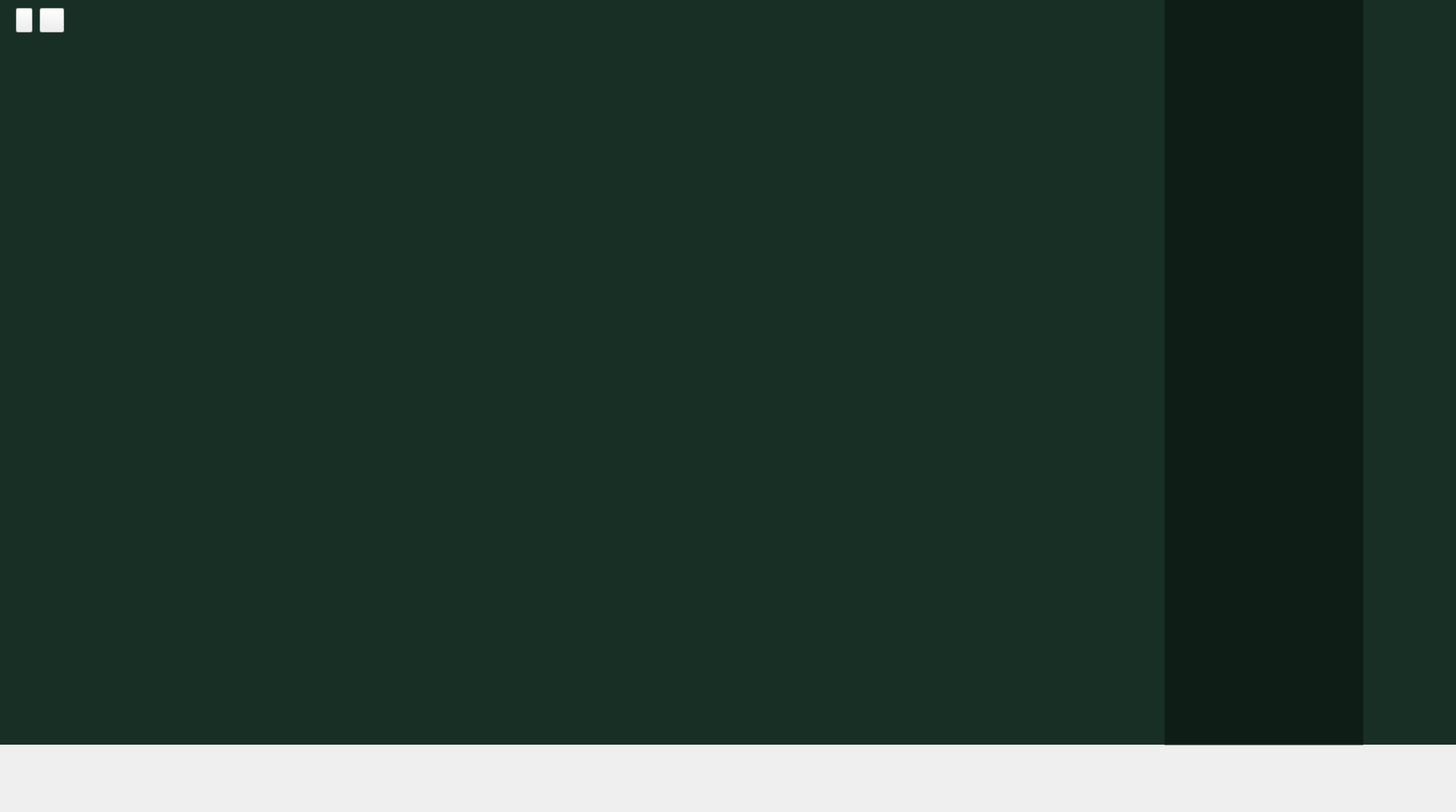
<?xml version="1.0" encoding="UTF-8"?>
<ui version="4.0">
 <class>boardForm</class>
 <widget class="QWidget" name="boardForm">
  <property name="geometry">
   <rect>
    <x>0</x>
    <y>0</y>
    <width>1838</width>
    <height>1025</height>
   </rect>
  </property>
  <property name="windowTitle">
   <string>Form</string>
  </property>
  <widget class="QLabel" name="backgroundDark">
   <property name="geometry">
    <rect>
     <x>0</x>
     <y>0</y>
     <width>1850</width>
     <height>940</height>
    </rect>
   </property>
   <property name="styleSheet">
    <string notr="true">background-color: rgb(24, 47, 38);</string>
   </property>
   <property name="text">
    <string/>
   </property>
  </widget>
  <widget class="QPushButton" name="standButton">
   <property name="geometry">
    <rect>
     <x>1510</x>
     <y>520</y>
     <width>161</width>
     <height>61</height>
    </rect>
   </property>
   <property name="styleSheet">
    <string notr="true">image: url(:/images/stand.png);
border: 0px;</string>
   </property>
   <property name="text">
    <string/>
   </property>
  </widget>
  <widget class="QLabel" name="timeLeftIcon">
   <property name="geometry">
    <rect>
     <x>1500</x>
     <y>160</y>
     <width>201</width>
     <height>71</height>
    </rect>
   </property>
   <property name="styleSheet">
    <string notr="true">image: url(:/images/timeLeft.png);</string>
   </property>
   <property name="text">
    <string/>
   </property>
  </widget>
  <widget class="QPushButton" name="hitButton">
   <property name="geometry">
    <rect>
     <x>1510</x>
     <y>430</y>
     <width>161</width>
     <height>61</height>
    </rect>
   </property>
   <property name="styleSheet">
    <string notr="true">image: url(:/images/hit.png);
border: 0px;</string>
   </property>
   <property name="text">
    <string/>
   </property>
  </widget>
  <widget class="QLabel" name="playerOneCard_1">
   <property name="geometry">
    <rect>
     <x>320</x>
     <y>160</y>
     <width>131</width>
     <height>171</height>
    </rect>
   </property>
   <property name="styleSheet">
    <string notr="true">image: url(:/images/2_of_clubs.png);</string>
   </property>
   <property name="text">
    <string/>
   </property>
  </widget>
  <widget class="QLabel" name="playerOneLabel">
   <property name="geometry">
    <rect>
     <x>330</x>
     <y>100</y>
     <width>271</width>
     <height>31</height>
    </rect>
   </property>
   <property name="font">
    <font>
     <pointsize>11</pointsize>
     <bold>true</bold>
    </font>
   </property>
   <property name="styleSheet">
    <string notr="true">color: rgb(255, 85, 0);</string>
   </property>
   <property name="text">
    <string/>
   </property>
   <property name="alignment">
    <set>Qt::AlignLeading|Qt::AlignLeft|Qt::AlignVCenter</set>
   </property>
  </widget>
  <widget class="QLabel" name="coinsIcon">
   <property name="geometry">
    <rect>
     <x>710</x>
     <y>750</y>
     <width>71</width>
     <height>81</height>
    </rect>
   </property>
   <property name="styleSheet">
    <string notr="true">image: url(:/images/coins.png);</string>
   </property>
   <property name="text">
    <string/>
   </property>
  </widget>
  <widget class="QLabel" name="walletIcon">
   <property name="geometry">
    <rect>
     <x>1490</x>
     <y>820</y>
     <width>51</width>
     <height>51</height>
    </rect>
   </property>
   <property name="styleSheet">
    <string notr="true">image: url(:/images/wallet.png);</string>
   </property>
   <property name="text">
    <string/>
   </property>
  </widget>
  <widget class="QLabel" name="menuStripe">
   <property name="geometry">
    <rect>
     <x>1470</x>
     <y>0</y>
     <width>251</width>
     <height>941</height>
    </rect>
   </property>
   <property name="styleSheet">
    <string notr="true">background-color:rgba(0, 0, 0, 100);</string>
   </property>
   <property name="text">
    <string/>
   </property>
  </widget>
  <widget class="QLabel" name="logoLabel">
   <property name="geometry">
    <rect>
     <x>1560</x>
     <y>30</y>
     <width>81</width>
     <height>91</height>
    </rect>
   </property>
   <property name="styleSheet">
    <string notr="true">image: url(:/images/logoCards.png);</string>
   </property>
   <property name="text">
    <string/>
   </property>
  </widget>
  <widget class="QLabel" name="balanceText">
   <property name="geometry">
    <rect>
     <x>1540</x>
     <y>830</y>
     <width>161</width>
     <height>41</height>
    </rect>
   </property>
   <property name="styleSheet">
    <string notr="true">image: url(:/images/balance.png);</string>
   </property>
   <property name="text">
    <string/>
   </property>
  </widget>
  <widget class="QLabel" name="toWinLabel">
   <property name="geometry">
    <rect>
     <x>650</x>
     <y>824</y>
     <width>191</width>
     <height>81</height>
    </rect>
   </property>
   <property name="styleSheet">
    <string notr="true">image: url(:/images/PRAJZ.png);</string>
   </property>
   <property name="text">
    <string/>
   </property>
  </widget>
  <widget class="QLabel" name="balanceLabel">
   <property name="geometry">
    <rect>
     <x>1470</x>
     <y>880</y>
     <width>241</width>
     <height>31</height>
    </rect>
   </property>
   <property name="font">
    <font>
     <pointsize>13</pointsize>
     <bold>true</bold>
    </font>
   </property>
   <property name="styleSheet">
    <string notr="true">color: rgb(223, 175, 0);</string>
   </property>
   <property name="text">
    <string/>
   </property>
   <property name="alignment">
    <set>Qt::AlignCenter</set>
   </property>
  </widget>
  <widget class="QLabel" name="timerLabel">
   <property name="geometry">
    <rect>
     <x>1480</x>
     <y>230</y>
     <width>231</width>
     <height>61</height>
    </rect>
   </property>
   <property name="font">
    <font>
     <pointsize>27</pointsize>
     <bold>true</bold>
    </font>
   </property>
   <property name="styleSheet">
    <string notr="true">color: rgb(255, 170, 0);</string>
   </property>
   <property name="text">
    <string/>
   </property>
   <property name="alignment">
    <set>Qt::AlignCenter</set>
   </property>
  </widget>
  <widget class="QLabel" name="prizeLabel">
   <property name="geometry">
    <rect>
     <x>650</x>
     <y>860</y>
     <width>191</width>
     <height>31</height>
    </rect>
   </property>
   <property name="font">
    <font>
     <pointsize>24</pointsize>
     <bold>true</bold>
    </font>
   </property>
   <property name="styleSheet">
    <string notr="true">color: rgb(255, 60, 11);</string>
   </property>
   <property name="text">
    <string/>
   </property>
   <property name="alignment">
    <set>Qt::AlignCenter</set>
   </property>
  </widget>
  <widget class="QLabel" name="playerTwoLabel">
   <property name="geometry">
    <rect>
     <x>330</x>
     <y>430</y>
     <width>271</width>
     <height>31</height>
    </rect>
   </property>
   <property name="font">
    <font>
     <pointsize>11</pointsize>
     <bold>true</bold>
    </font>
   </property>
   <property name="styleSheet">
    <string notr="true">color: rgb(255, 85, 0);</string>
   </property>
   <property name="text">
    <string/>
   </property>
   <property name="alignment">
    <set>Qt::AlignLeading|Qt::AlignLeft|Qt::AlignVCenter</set>
   </property>
  </widget>
  <widget class="QLabel" name="playerThreeCard_1">
   <property name="geometry">
    <rect>
     <x>830</x>
     <y>160</y>
     <width>131</width>
     <height>171</height>
    </rect>
   </property>
   <property name="styleSheet">
    <string notr="true">image: url(:/images/2_of_clubs.png);</string>
   </property>
   <property name="text">
    <string/>
   </property>
  </widget>
  <widget class="QLabel" name="playerThreeLabel">
   <property name="geometry">
    <rect>
     <x>840</x>
     <y>100</y>
     <width>321</width>
     <height>31</height>
    </rect>
   </property>
   <property name="font">
    <font>
     <pointsize>11</pointsize>
     <bold>true</bold>
    </font>
   </property>
   <property name="styleSheet">
    <string notr="true">color: rgb(255, 85, 0);</string>
   </property>
   <property name="text">
    <string/>
   </property>
   <property name="alignment">
    <set>Qt::AlignLeading|Qt::AlignLeft|Qt::AlignVCenter</set>
   </property>
  </widget>
  <widget class="QLabel" name="playerFourLabel">
   <property name="geometry">
    <rect>
     <x>840</x>
     <y>430</y>
     <width>301</width>
     <height>31</height>
    </rect>
   </property>
   <property name="font">
    <font>
     <pointsize>11</pointsize>
     <bold>true</bold>
    </font>
   </property>
   <property name="styleSheet">
    <string notr="true">color: rgb(255, 85, 0);</string>
   </property>
   <property name="text">
    <string/>
   </property>
   <property name="alignment">
    <set>Qt::AlignLeading|Qt::AlignLeft|Qt::AlignVCenter</set>
   </property>
  </widget>
  <widget class="QLabel" name="playerTwoCard_1">
   <property name="geometry">
    <rect>
     <x>320</x>
     <y>490</y>
     <width>131</width>
     <height>171</height>
    </rect>
   </property>
   <property name="styleSheet">
    <string notr="true">image: url(:/images/2_of_clubs.png);</string>
   </property>
   <property name="text">
    <string/>
   </property>
  </widget>
  <widget class="QLabel" name="playerOneCard_2">
   <property name="geometry">
    <rect>
     <x>350</x>
     <y>160</y>
     <width>131</width>
     <height>171</height>
    </rect>
   </property>
   <property name="styleSheet">
    <string notr="true">image: url(:/images/2_of_clubs.png);</string>
   </property>
   <property name="text">
    <string/>
   </property>
  </widget>
  <widget class="QLabel" name="playerOneCard_3">
   <property name="geometry">
    <rect>
     <x>380</x>
     <y>160</y>
     <width>131</width>
     <height>171</height>
    </rect>
   </property>
   <property name="styleSheet">
    <string notr="true">image: url(:/images/2_of_clubs.png);</string>
   </property>
   <property name="text">
    <string/>
   </property>
  </widget>
  <widget class="QLabel" name="playerOneCard_4">
   <property name="geometry">
    <rect>
     <x>410</x>
     <y>160</y>
     <width>131</width>
     <height>171</height>
    </rect>
   </property>
   <property name="styleSheet">
    <string notr="true">image: url(:/images/2_of_clubs.png);</string>
   </property>
   <property name="text">
    <string/>
   </property>
  </widget>
  <widget class="QLabel" name="playerOneCard_5">
   <property name="geometry">
    <rect>
     <x>440</x>
     <y>160</y>
     <width>131</width>
     <height>171</height>
    </rect>
   </property>
   <property name="styleSheet">
    <string notr="true">image: url(:/images/2_of_clubs.png);</string>
   </property>
   <property name="text">
    <string/>
   </property>
  </widget>
  <widget class="QLabel" name="playerOneCard_6">
   <property name="geometry">
    <rect>
     <x>470</x>
     <y>160</y>
     <width>131</width>
     <height>171</height>
    </rect>
   </property>
   <property name="styleSheet">
    <string notr="true">image: url(:/images/2_of_clubs.png);</string>
   </property>
   <property name="text">
    <string/>
   </property>
  </widget>
  <widget class="QLabel" name="playerOneCard_7">
   <property name="geometry">
    <rect>
     <x>500</x>
     <y>160</y>
     <width>131</width>
     <height>171</height>
    </rect>
   </property>
   <property name="styleSheet">
    <string notr="true">image: url(:/images/2_of_clubs.png);</string>
   </property>
   <property name="text">
    <string/>
   </property>
  </widget>
  <widget class="QLabel" name="playerOneCard_8">
   <property name="geometry">
    <rect>
     <x>530</x>
     <y>160</y>
     <width>131</width>
     <height>171</height>
    </rect>
   </property>
   <property name="styleSheet">
    <string notr="true">image: url(:/images/2_of_clubs.png);</string>
   </property>
   <property name="text">
    <string/>
   </property>
  </widget>
  <widget class="QLabel" name="playerOneCard_9">
   <property name="geometry">
    <rect>
     <x>560</x>
     <y>160</y>
     <width>131</width>
     <height>171</height>
    </rect>
   </property>
   <property name="styleSheet">
    <string notr="true">image: url(:/images/2_of_clubs.png);</string>
   </property>
   <property name="text">
    <string/>
   </property>
  </widget>
  <widget class="QLabel" name="playerOneCard_10">
   <property name="geometry">
    <rect>
     <x>590</x>
     <y>160</y>
     <width>131</width>
     <height>171</height>
    </rect>
   </property>
   <property name="styleSheet">
    <string notr="true">image: url(:/images/2_of_clubs.png);</string>
   </property>
   <property name="text">
    <string/>
   </property>
  </widget>
  <widget class="QLabel" name="playerTwoCard_2">
   <property name="geometry">
    <rect>
     <x>350</x>
     <y>490</y>
     <width>131</width>
     <height>171</height>
    </rect>
   </property>
   <property name="styleSheet">
    <string notr="true">image: url(:/images/2_of_clubs.png);</string>
   </property>
   <property name="text">
    <string/>
   </property>
  </widget>
  <widget class="QLabel" name="playerTwoCard_3">
   <property name="geometry">
    <rect>
     <x>380</x>
     <y>490</y>
     <width>131</width>
     <height>171</height>
    </rect>
   </property>
   <property name="styleSheet">
    <string notr="true">image: url(:/images/2_of_clubs.png);</string>
   </property>
   <property name="text">
    <string/>
   </property>
  </widget>
  <widget class="QLabel" name="playerTwoCard_4">
   <property name="geometry">
    <rect>
     <x>410</x>
     <y>490</y>
     <width>131</width>
     <height>171</height>
    </rect>
   </property>
   <property name="styleSheet">
    <string notr="true">image: url(:/images/2_of_clubs.png);</string>
   </property>
   <property name="text">
    <string/>
   </property>
  </widget>
  <widget class="QLabel" name="playerTwoCard_5">
   <property name="geometry">
    <rect>
     <x>440</x>
     <y>490</y>
     <width>131</width>
     <height>171</height>
    </rect>
   </property>
   <property name="styleSheet">
    <string notr="true">image: url(:/images/2_of_clubs.png);</string>
   </property>
   <property name="text">
    <string/>
   </property>
  </widget>
  <widget class="QLabel" name="playerTwoCard_6">
   <property name="geometry">
    <rect>
     <x>470</x>
     <y>490</y>
     <width>131</width>
     <height>171</height>
    </rect>
   </property>
   <property name="styleSheet">
    <string notr="true">image: url(:/images/2_of_clubs.png);</string>
   </property>
   <property name="text">
    <string/>
   </property>
  </widget>
  <widget class="QLabel" name="playerTwoCard_7">
   <property name="geometry">
    <rect>
     <x>500</x>
     <y>490</y>
     <width>131</width>
     <height>171</height>
    </rect>
   </property>
   <property name="styleSheet">
    <string notr="true">image: url(:/images/2_of_clubs.png);</string>
   </property>
   <property name="text">
    <string/>
   </property>
  </widget>
  <widget class="QLabel" name="playerTwoCard_8">
   <property name="geometry">
    <rect>
     <x>530</x>
     <y>490</y>
     <width>131</width>
     <height>171</height>
    </rect>
   </property>
   <property name="styleSheet">
    <string notr="true">image: url(:/images/2_of_clubs.png);</string>
   </property>
   <property name="text">
    <string/>
   </property>
  </widget>
  <widget class="QLabel" name="playerTwoCard_9">
   <property name="geometry">
    <rect>
     <x>560</x>
     <y>490</y>
     <width>131</width>
     <height>171</height>
    </rect>
   </property>
   <property name="styleSheet">
    <string notr="true">image: url(:/images/2_of_clubs.png);</string>
   </property>
   <property name="text">
    <string/>
   </property>
  </widget>
  <widget class="QLabel" name="playerTwoCard_10">
   <property name="geometry">
    <rect>
     <x>590</x>
     <y>490</y>
     <width>131</width>
     <height>171</height>
    </rect>
   </property>
   <property name="styleSheet">
    <string notr="true">image: url(:/images/2_of_clubs.png);</string>
   </property>
   <property name="text">
    <string/>
   </property>
  </widget>
  <widget class="QLabel" name="playerThreeCard_2">
   <property name="geometry">
    <rect>
     <x>860</x>
     <y>160</y>
     <width>131</width>
     <height>171</height>
    </rect>
   </property>
   <property name="styleSheet">
    <string notr="true">image: url(:/images/2_of_clubs.png);</string>
   </property>
   <property name="text">
    <string/>
   </property>
  </widget>
  <widget class="QLabel" name="playerThreeCard_3">
   <property name="geometry">
    <rect>
     <x>890</x>
     <y>160</y>
     <width>131</width>
     <height>171</height>
    </rect>
   </property>
   <property name="styleSheet">
    <string notr="true">image: url(:/images/2_of_clubs.png);</string>
   </property>
   <property name="text">
    <string/>
   </property>
  </widget>
  <widget class="QLabel" name="playerThreeCard_4">
   <property name="geometry">
    <rect>
     <x>920</x>
     <y>160</y>
     <width>131</width>
     <height>171</height>
    </rect>
   </property>
   <property name="styleSheet">
    <string notr="true">image: url(:/images/2_of_clubs.png);</string>
   </property>
   <property name="text">
    <string/>
   </property>
  </widget>
  <widget class="QLabel" name="playerThreeCard_5">
   <property name="geometry">
    <rect>
     <x>950</x>
     <y>160</y>
     <width>131</width>
     <height>171</height>
    </rect>
   </property>
   <property name="styleSheet">
    <string notr="true">image: url(:/images/2_of_clubs.png);</string>
   </property>
   <property name="text">
    <string/>
   </property>
  </widget>
  <widget class="QLabel" name="playerThreeCard_6">
   <property name="geometry">
    <rect>
     <x>980</x>
     <y>160</y>
     <width>131</width>
     <height>171</height>
    </rect>
   </property>
   <property name="styleSheet">
    <string notr="true">image: url(:/images/2_of_clubs.png);</string>
   </property>
   <property name="text">
    <string/>
   </property>
  </widget>
  <widget class="QLabel" name="playerThreeCard_7">
   <property name="geometry">
    <rect>
     <x>1010</x>
     <y>160</y>
     <width>131</width>
     <height>171</height>
    </rect>
   </property>
   <property name="styleSheet">
    <string notr="true">image: url(:/images/2_of_clubs.png);</string>
   </property>
   <property name="text">
    <string/>
   </property>
  </widget>
  <widget class="QLabel" name="playerThreeCard_8">
   <property name="geometry">
    <rect>
     <x>1040</x>
     <y>160</y>
     <width>131</width>
     <height>171</height>
    </rect>
   </property>
   <property name="styleSheet">
    <string notr="true">image: url(:/images/2_of_clubs.png);</string>
   </property>
   <property name="text">
    <string/>
   </property>
  </widget>
  <widget class="QLabel" name="playerThreeCard_9">
   <property name="geometry">
    <rect>
     <x>1070</x>
     <y>160</y>
     <width>131</width>
     <height>171</height>
    </rect>
   </property>
   <property name="styleSheet">
    <string notr="true">image: url(:/images/2_of_clubs.png);</string>
   </property>
   <property name="text">
    <string/>
   </property>
  </widget>
  <widget class="QLabel" name="playerThreeCard_10">
   <property name="geometry">
    <rect>
     <x>1100</x>
     <y>160</y>
     <width>131</width>
     <height>171</height>
    </rect>
   </property>
   <property name="styleSheet">
    <string notr="true">image: url(:/images/2_of_clubs.png);</string>
   </property>
   <property name="text">
    <string/>
   </property>
  </widget>
  <widget class="QLabel" name="playerFourCard_1">
   <property name="geometry">
    <rect>
     <x>830</x>
     <y>490</y>
     <width>131</width>
     <height>171</height>
    </rect>
   </property>
   <property name="styleSheet">
    <string notr="true">image: url(:/images/2_of_clubs.png);</string>
   </property>
   <property name="text">
    <string/>
   </property>
  </widget>
  <widget class="QLabel" name="playerFourCard_2">
   <property name="geometry">
    <rect>
     <x>860</x>
     <y>490</y>
     <width>131</width>
     <height>171</height>
    </rect>
   </property>
   <property name="styleSheet">
    <string notr="true">image: url(:/images/2_of_clubs.png);</string>
   </property>
   <property name="text">
    <string/>
   </property>
  </widget>
  <widget class="QLabel" name="playerFourCard_3">
   <property name="geometry">
    <rect>
     <x>890</x>
     <y>490</y>
     <width>131</width>
     <height>171</height>
    </rect>
   </property>
   <property name="styleSheet">
    <string notr="true">image: url(:/images/2_of_clubs.png);</string>
   </property>
   <property name="text">
    <string/>
   </property>
  </widget>
  <widget class="QLabel" name="playerFourCard_4">
   <property name="geometry">
    <rect>
     <x>920</x>
     <y>490</y>
     <width>131</width>
     <height>171</height>
    </rect>
   </property>
   <property name="styleSheet">
    <string notr="true">image: url(:/images/2_of_clubs.png);</string>
   </property>
   <property name="text">
    <string/>
   </property>
  </widget>
  <widget class="QLabel" name="playerFourCard_5">
   <property name="geometry">
    <rect>
     <x>950</x>
     <y>490</y>
     <width>131</width>
     <height>171</height>
    </rect>
   </property>
   <property name="styleSheet">
    <string notr="true">image: url(:/images/2_of_clubs.png);</string>
   </property>
   <property name="text">
    <string/>
   </property>
  </widget>
  <widget class="QLabel" name="playerFourCard_6">
   <property name="geometry">
    <rect>
     <x>980</x>
     <y>490</y>
     <width>131</width>
     <height>171</height>
    </rect>
   </property>
   <property name="styleSheet">
    <string notr="true">image: url(:/images/2_of_clubs.png);</string>
   </property>
   <property name="text">
    <string/>
   </property>
  </widget>
  <widget class="QLabel" name="playerFourCard_7">
   <property name="geometry">
    <rect>
     <x>1010</x>
     <y>490</y>
     <width>131</width>
     <height>171</height>
    </rect>
   </property>
   <property name="styleSheet">
    <string notr="true">image: url(:/images/2_of_clubs.png);</string>
   </property>
   <property name="text">
    <string/>
   </property>
  </widget>
  <widget class="QLabel" name="playerFourCard_8">
   <property name="geometry">
    <rect>
     <x>1040</x>
     <y>490</y>
     <width>131</width>
     <height>171</height>
    </rect>
   </property>
   <property name="styleSheet">
    <string notr="true">image: url(:/images/2_of_clubs.png);</string>
   </property>
   <property name="text">
    <string/>
   </property>
  </widget>
  <widget class="QLabel" name="playerFourCard_9">
   <property name="geometry">
    <rect>
     <x>1070</x>
     <y>490</y>
     <width>131</width>
     <height>171</height>
    </rect>
   </property>
   <property name="styleSheet">
    <string notr="true">image: url(:/images/2_of_clubs.png);</string>
   </property>
   <property name="text">
    <string/>
   </property>
  </widget>
  <widget class="QLabel" name="playerFourCard_10">
   <property name="geometry">
    <rect>
     <x>1100</x>
     <y>490</y>
     <width>131</width>
     <height>171</height>
    </rect>
   </property>
   <property name="styleSheet">
    <string notr="true">image: url(:/images/2_of_clubs.png);</string>
   </property>
   <property name="text">
    <string/>
   </property>
  </widget>
  <widget class="QLabel" name="returnIcon">
   <property name="geometry">
    <rect>
     <x>50</x>
     <y>10</y>
     <width>31</width>
     <height>31</height>
    </rect>
   </property>
   <property name="styleSheet">
    <string notr="true">border-image: url(:/images/return.png);</string>
   </property>
   <property name="text">
    <string/>
   </property>
  </widget>
  <widget class="QPushButton" name="returnButton">
   <property name="geometry">
    <rect>
     <x>50</x>
     <y>10</y>
     <width>31</width>
     <height>31</height>
    </rect>
   </property>
   <property name="styleSheet">
    <string notr="true">QPushButton { background-color: transparent; border: 0px };</string>
   </property>
   <property name="text">
    <string/>
   </property>
  </widget>
  <widget class="QLabel" name="closeLabel">
   <property name="geometry">
    <rect>
     <x>20</x>
     <y>4</y>
     <width>21</width>
     <height>41</height>
    </rect>
   </property>
   <property name="font">
    <font>
     <pointsize>24</pointsize>
     <bold>true</bold>
    </font>
   </property>
   <property name="styleSheet">
    <string notr="true">color: rgb(255, 170, 0);</string>
   </property>
   <property name="text">
    <string>X</string>
   </property>
  </widget>
  <widget class="QPushButton" name="closeButton">
   <property name="geometry">
    <rect>
     <x>20</x>
     <y>10</y>
     <width>21</width>
     <height>31</height>
    </rect>
   </property>
   <property name="styleSheet">
    <string notr="true">QPushButton { background-color: transparent; border: 0px };</string>
   </property>
   <property name="text">
    <string/>
   </property>
  </widget>
  <zorder>backgroundDark</zorder>
  <zorder>playerOneCard_1</zorder>
  <zorder>playerOneLabel</zorder>
  <zorder>menuStripe</zorder>
  <zorder>timeLeftIcon</zorder>
  <zorder>hitButton</zorder>
  <zorder>standButton</zorder>
  <zorder>walletIcon</zorder>
  <zorder>logoLabel</zorder>
  <zorder>balanceText</zorder>
  <zorder>balanceLabel</zorder>
  <zorder>timerLabel</zorder>
  <zorder>toWinLabel</zorder>
  <zorder>coinsIcon</zorder>
  <zorder>prizeLabel</zorder>
  <zorder>playerTwoLabel</zorder>
  <zorder>playerThreeCard_1</zorder>
  <zorder>playerThreeLabel</zorder>
  <zorder>playerFourLabel</zorder>
  <zorder>playerTwoCard_1</zorder>
  <zorder>playerOneCard_2</zorder>
  <zorder>playerOneCard_3</zorder>
  <zorder>playerOneCard_4</zorder>
  <zorder>playerOneCard_5</zorder>
  <zorder>playerOneCard_6</zorder>
  <zorder>playerOneCard_7</zorder>
  <zorder>playerOneCard_8</zorder>
  <zorder>playerOneCard_9</zorder>
  <zorder>playerOneCard_10</zorder>
  <zorder>playerTwoCard_2</zorder>
  <zorder>playerTwoCard_3</zorder>
  <zorder>playerTwoCard_4</zorder>
  <zorder>playerTwoCard_5</zorder>
  <zorder>playerTwoCard_6</zorder>
  <zorder>playerTwoCard_7</zorder>
  <zorder>playerTwoCard_8</zorder>
  <zorder>playerTwoCard_9</zorder>
  <zorder>playerTwoCard_10</zorder>
  <zorder>playerThreeCard_2</zorder>
  <zorder>playerThreeCard_3</zorder>
  <zorder>playerThreeCard_4</zorder>
  <zorder>playerThreeCard_5</zorder>
  <zorder>playerThreeCard_6</zorder>
  <zorder>playerThreeCard_7</zorder>
  <zorder>playerThreeCard_8</zorder>
  <zorder>playerThreeCard_9</zorder>
  <zorder>playerThreeCard_10</zorder>
  <zorder>playerFourCard_1</zorder>
  <zorder>playerFourCard_2</zorder>
  <zorder>playerFourCard_3</zorder>
  <zorder>playerFourCard_4</zorder>
  <zorder>playerFourCard_5</zorder>
  <zorder>playerFourCard_6</zorder>
  <zorder>playerFourCard_7</zorder>
  <zorder>playerFourCard_8</zorder>
  <zorder>playerFourCard_9</zorder>
  <zorder>playerFourCard_10</zorder>
  <zorder>returnIcon</zorder>
  <zorder>returnButton</zorder>
  <zorder>closeLabel</zorder>
  <zorder>closeButton</zorder>
 </widget>
 <resources>
  <include location="res.qrc"/>
 </resources>
 <connections/>
</ui>
